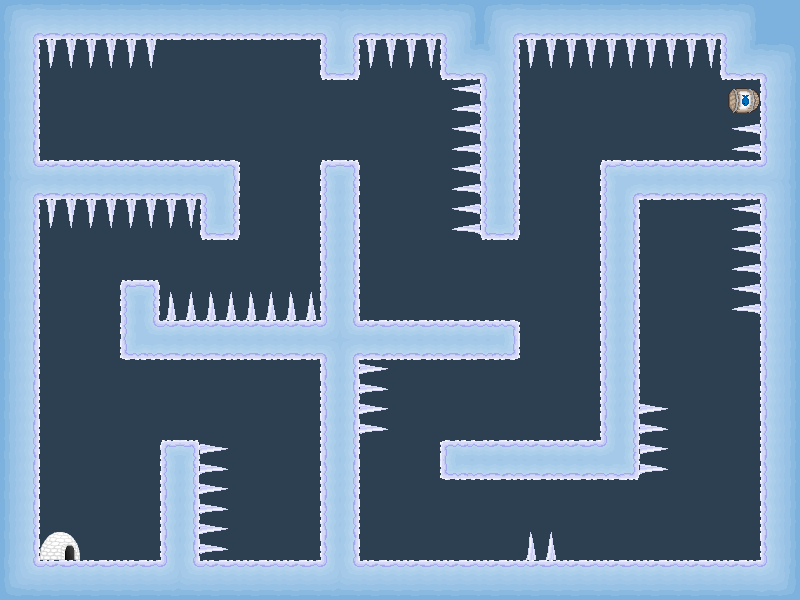

The image is a tile-based game level rendered from a .tmx file. Its description and source (layers, tilesets, objects; grid data summarised) follow:
An orthogonal 20x15 tile map with 40x40 px tiles, 1 tile layer (textures), 1 hidden layer not drawn, 3 tilesets and 17 objects (12x spikes, 3x snowstorm, mainPlayer, me.LevelEntity).

<map version="1.0" orientation="orthogonal" width="20" height="15" tilewidth="40" tileheight="40" backgroundcolor="#2c4052">
 <tileset firstgid="1" name="solid" tilewidth="40" tileheight="40">
  <image source="tilesets/solid.png" width="40" height="40" />
  <tile id="0">
   <properties>
    <property name="type" value="solid" />
   </properties>
  </tile>
 </tileset>
 <tileset firstgid="2" name="textures" tilewidth="40" tileheight="40">
  <image source="tilesets/textures.png" width="160" height="480" />
 </tileset>
 <tileset firstgid="50" name="objects" tilewidth="40" tileheight="40">
  <image source="tilesets/objects.png" width="160" height="120" />
 </tileset>
 <layer name="textures" width="20" height="15">
  <data>[300 cells, 154 non-empty, 32 distinct tile ids]</data>
 </layer>
 <objectgroup color="#00ff00" name="Entities" width="20" height="15">
  <object name="mainPlayer" x="80" y="520" width="40" height="40" />
  <object name="me.LevelEntity" x="720" y="80" width="40" height="40" />
  <object name="snowstorm" x="680" y="240" width="40" height="40" />
  <object name="snowstorm" x="80" y="80" width="40" height="40" />
  <object name="snowstorm" x="240" y="480" width="40" height="40" />
 </objectgroup>
 <objectgroup color="#ff0000" name="EnemyEntities" width="20" height="15">
  <object name="spikes" x="40" y="40" width="120" height="40" />
  <object name="spikes" x="40" y="200" width="160" height="40" />
  <object name="spikes" x="160" y="280" width="160" height="40" />
  <object name="spikes" x="360" y="40" width="80" height="40" />
  <object name="spikes" x="520" y="40" width="200" height="40" />
  <object name="spikes" x="720" y="120" width="40" height="40" />
  <object name="spikes" x="440" y="80" width="40" height="160" />
  <object name="spikes" x="720" y="200" width="40" height="120" />
  <object name="spikes" x="640" y="400" width="40" height="80" />
  <object name="spikes" x="520" y="520" width="40" height="40" />
  <object name="spikes" x="360" y="360" width="40" height="80" />
  <object name="spikes" x="200" y="440" width="40" height="120" />
 </objectgroup>
 <layer name="collision" width="20" height="15" visible="0">
  <data>[300 cells, 118 non-empty, 1 distinct tile ids]</data>
 </layer>
</map>
